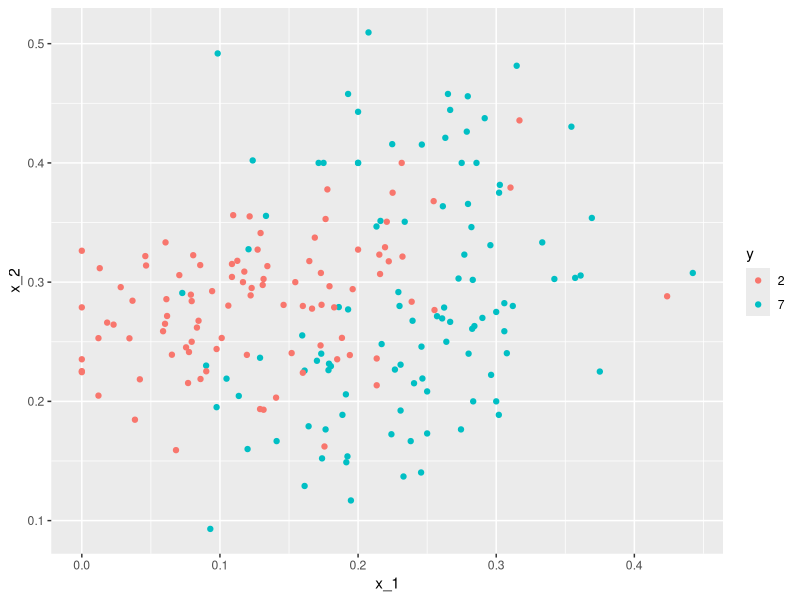
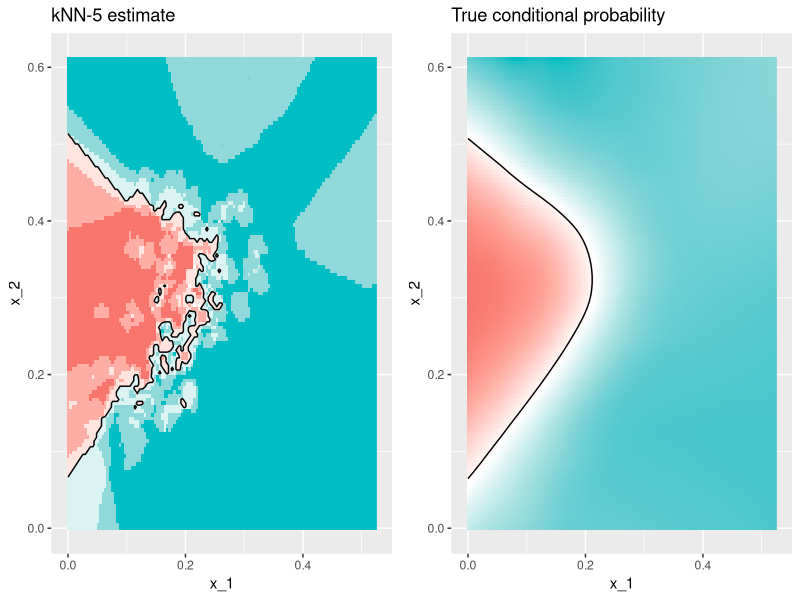

Here is the R script that generated these plots, in order:
# Cross validation

# In this chapter we introduce cross validation, one of the most
# important ideas in machine learning. Here we focus on the conceptual 
# and mathematical aspects. We will describe how to implement cross
# validation in practice with the caret package later, in Section 30.2 
# in the next chapter. To motivate the concept, we will use the two
# predictor digits data presented in Section 27.8 and introduce,
# for the first time, an actual machine learning algorithm: k-nearest 
# neighbors (kNN).

# Motivation with k-nearest neighbors
# Let’s start by loading the data and showing a plot of the predictors 
# with outcome represented with color.

library(tidyverse)
library(dslabs)
data("mnist_27")
mnist_27$test %>% ggplot(aes(x_1, x_2, color = y)) +  geom_point()

# We will use these data to estimate the conditional probability function
# p(x1,x2)=Pr(Y=1∣X1=x1,X2=x2).
# as defined in Section 28.4. With k-nearest neighbors (kNN) we estimate 
# p(x1,x2) in a similar way to bin smoothing. However, as we will see, 
# kNN is easier to adapt to multiple dimensions. First we define the 
# distance between all observations based on the features. Then, for 
# any point (x1,x2) for which we want an estimate of p(x1,x2), we look
# for the k nearest points to (x1,x2) and then take an average of the
# 0s and 1s associated with these points. We refer to the set of points 
# used to compute the average as the neighborhood. Due to the connection 
# we described earlier between conditional expectations and conditional
# probabilities, this gives us a ^p(x1,x2), just like the bin smoother 
# gave us an estimate of a trend. As with bin smoothers, we can control
# the flexibility of our estimate, in this case through the k parameter:
# larger ks result in smoother estimates, while smaller ks result in
# more flexible and more wiggly estimates.
# To implement the algorithm, we can use the knn3 function
# from the caret package. Looking at the help file for this package,
# we see that we can call it in one of two ways. We will use 
# the first in which we specify a formula and a data frame. The
# data frame contains all the data to be used. The formula has
# the form outcome ~ predictor_1 + predictor_2 + predictor_3 and so 
# on. Therefore, we would type y ~ x_1 + x_2. If we are going to use 
# all the predictors, we can use the . like this y ~ .. The final call 
# looks like this:

library(caret)
knn_fit = knn3(y ~ ., data = mnist_27$train)

# For this function, we also need to pick a parameter: the number of
# neighbors to include. Let’s start with the default k=5.
knn_fit = knn3(y ~ ., data = mnist_27$train, k = 5)

# In this case, since our dataset is balanced and we care just as much 
# about sensitivity as we do about specificity, we will use accuracy to
# quantify performance.
# The predict function for knn produces a probability for each class.
# We keep the probability of being a 7 as the estimate ^p(x1,x2)

y_hat_knn = predict(knn_fit, mnist_27$test, type = "class")
confusionMatrix(y_hat_knn, mnist_27$test$y)$overall["Accuracy"]

# In Section 27.8 we used linear regression to generate an estimate.
fit_lm = mnist_27$train %>% 
  mutate(y = ifelse(y == 7, 1, 0)) %>% 
  lm(y ~ x_1 + x_2, data = .)
p_hat_lm = predict(fit_lm, mnist_27$test)
y_hat_lm = factor(ifelse(p_hat_lm > 0.5, 7, 2))
confusionMatrix(y_hat_lm, mnist_27$test$y)$overall["Accuracy"]

# And we see that kNN, with the default parameter, already beats regression.
# To see why this is the case, we will plot ^p(x1,x2)
# and compare it to the true conditional probability p(x1,x2):

plot_cond_prob = function(p_hat=NULL){
  tmp = mnist_27$true_p
  if(!is.null(p_hat)){
    tmp = mutate(tmp, p=p_hat)
  }
  tmp %>% ggplot(aes(x_1, x_2, z=p, fill=p)) +
    geom_raster(show.legend = FALSE) +
    scale_fill_gradientn(colors=c("#F8766D","white","#00BFC4")) +
    stat_contour(breaks=c(0.5),color="black")
}

p1 = plot_cond_prob() + ggtitle("True conditional probability")
p2 = plot_cond_prob(predict(knn_fit, mnist_27$true_p)[,2]) +
  ggtitle("kNN-5 estimate")
library(gridExtra)
grid.arrange(p2, p1, nrow=1)

# We see that kNN better adapts to the non-linear shape of p(x1,x2).
# However, our estimate has some islands of blue in the red area, 
# which intuitively does not make much sense. This is due to what we
# call over-training. We describe over-training in detail below. Over-training
# is the reason that we have higher accuracy in the train set compared
# to the test set:
y_hat_knn = predict(knn_fit, mnist_27$train, type = "class")
confusionMatrix(y_hat_knn, mnist_27$train$y)$overall["Accuracy"]

y_hat_knn = predict(knn_fit, mnist_27$test, type = "class")
confusionMatrix(y_hat_knn, mnist_27$test$y)$overall["Accuracy"]
